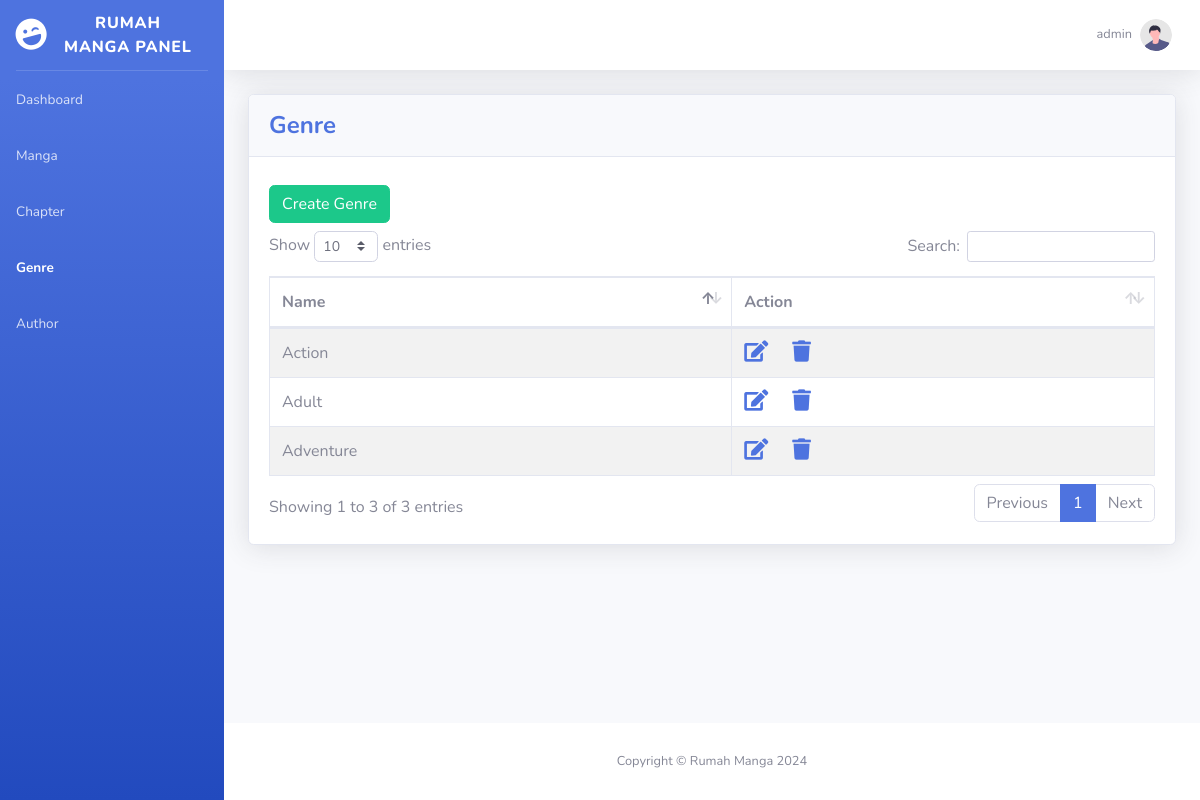
Page /genre.php (signed in) on the earlier database version.
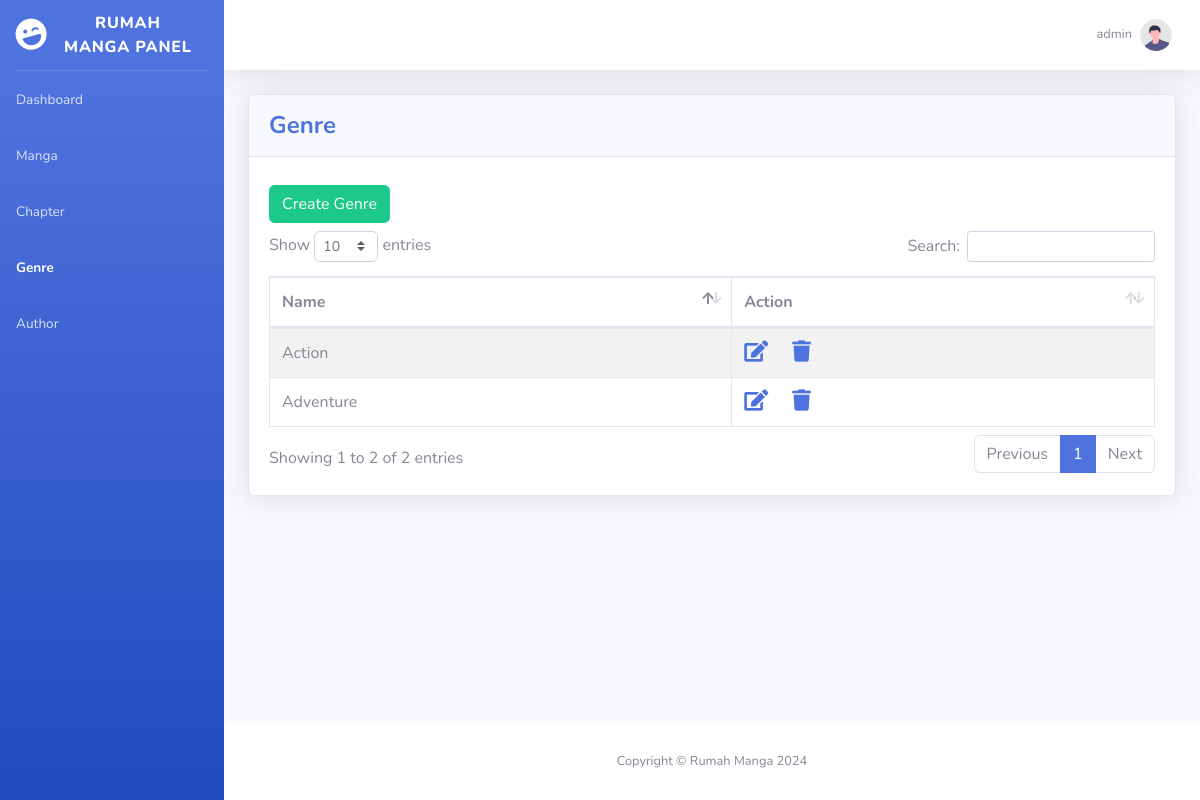
Same page on the later database version.
### tables this page shows
CREATE TABLE "genres" (
	"id"	INTEGER NOT NULL,
	"name"	TEXT NOT NULL,
	PRIMARY KEY("id" AUTOINCREMENT)
);

### layout/nav_links.php (called while the page is built)
<?php
$nav_links = [
    ['url' => 'index.php', 'text' => 'Dashboard'],
    ['url' => 'manga.php', 'text' => 'Manga'],
    ['url'=> 'chapter.php', 'text' => 'Chapter'],
    ['url'=> 'genre.php', 'text' => 'Genre'],
    ['url'=> 'author.php', 'text' => 'Author'],
];
?>

### api/get_genre.php (called while the page is built, shortened)
<?php
include('config/db.php');
if ($_SERVER["REQUEST_METHOD"] == "GET") {
    try{
        $sql = 'SELECT * FROM genres';
        $stmt = $db->query($sql);
        $genres = $stmt->fetchAll();
    } catch(PDOException $e){
        echo "Connection failed: " . $e->getMessage();
    }
}
?>

### genre.php (the view, shortened to what this page needs)
<?php
include('layout/header.php');
require 'api/get_genre.php'
?>
<body id="page-top">
    <?php
     include 'layout/sidebar.php';
    ?>
    <div id="content-wrapper" class="d-flex flex-column">
    <div id="content">
        <?php include 'layout/top_bar.php'?>
        <div class="container-fluid">
            <div class="card shadow mb-4">
                <div class="card-header py-3">
                    <h4 class="m-0 font-weight-bold text-primary">Genre</h4>
                </div>
                <div class="card-body">
                    <a type="button" class="btn btn-success my-2" href="upsert_genre.php">Create Genre</a>
                    <div class="table-responsive">
                        <table class="table table-bordered table-striped" id="dataTable" width="100%" cellspacing="0">
                            <thead>
                                <tr>
                                    <th>Name</th>
                                    <th>Action</th>
                                </tr>
                            </thead>
                            <tbody>
                                <?php foreach($genres as $genre): ?>
                                    <tr>
                                        <td><?php echo htmlspecialchars($genre['name']);?></td>
                                        <td>
                                            <?php echo '<a href="upsert_genre.php?q='.htmlspecialchars($genre['id']).'"><i class="fas fa-lg fa-edit"></i></a>';?>
                                            <?php echo '<a href="#" class="delete-btn" data-secure-id="'.$genre['id'].'"><i class="fas fa-lg fa-trash"></i></a>';?>
                                        </td>
                                    </tr>
                                <?php endforeach; ?>
                            </tbody>
                        </table>
                    </div>
                </div>
            </div>
        </div>
    </div>
    <?php include 'layout/footer.php'?>
    </div>
    </div>
</body>
</html>

### layout/sidebar.php
<?php
    include 'nav_links.php';
    $current_page = basename($_SERVER['PHP_SELF']);
?>
<div id="wrapper">
    <ul class="navbar-nav bg-gradient-primary sidebar sidebar-dark accordion" id="accordionSidebar">
        <a class="sidebar-brand d-flex align-items-center justify-content-center" href="index.php">
            <div class="sidebar-brand-icon rotate-n-15">
                <i class="fas fa-laugh-wink"></i>
            </div>
            <div class="sidebar-brand-text mx-3">Rumah Manga Panel</div>
        </a>
        <hr class="sidebar-divider my-0">
        <?php foreach ($nav_links as $link): ?>
            <li class="nav-item <?php echo ($current_page == $link['url']) ? 'active' : ''; ?>">
                <a class="nav-link" href="<?php echo $link['url']; ?>" >
                    <span><?php echo $link['text']; ?></span>
                </a>
            </li>
        <?php endforeach; ?>
    </ul>

Differences in the rows shown:
removed genres: name "Adult"
Other differences:
text written by a page script: "Show entries Search: Showing 1 to 3 of 3 entries Previous 1 Next" → "Show entries Search: Showing 1 to 2 of 2 entries Previous 1 Next"
